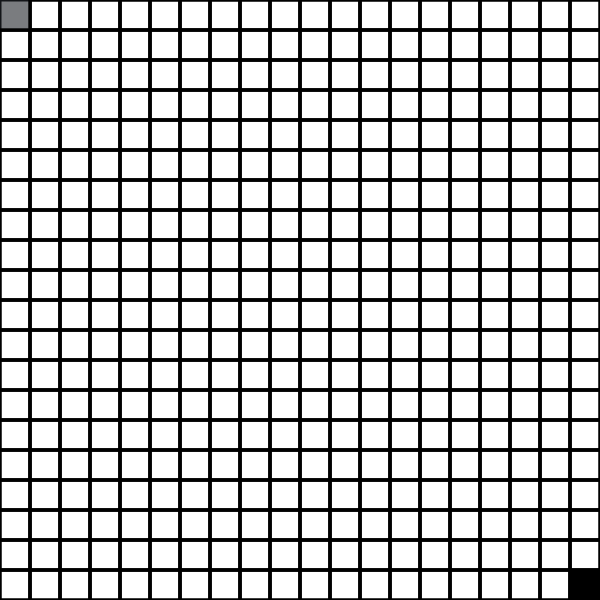
Frame 1 (no input)
Frame 60 (no input): identical to frame 1, image omitted
Frame 120 (the mouse pressed at the canvas centre since frame 60): identical to frame 1, image omitted

The p5.js sketch that drew this single still picture (run headless with seeded random() and noise() and a simulated clock; from frame 60 on, the mouse is pressed at the canvas centre):

// p5.js sketch
// ── sketch.js
let maze;
let graph;
let start;
let goal;
let run = false;
let initRun = false;

function setup() {
	createCanvas(600, 600);
	maze = new Maze(30);
	maze.initMaze(maze.cells[0]);
	graph = new Graph(maze.scl, maze);
	start = graph.cells[0];
	goal = graph.cells[(graph.rows) * (graph.cols) - 1];
	graph.initAPath(start, goal);
	// put setup code here
}

function draw() {
	// put drawing code here
	//frameRate(5);
	background(255);
	if(initRun){
	maze.genMaze();
	
	maze.neighbor = maze.stack[maze.stack.length - 1];
	if(maze.neighbor != undefined)	
	maze.neighbor.showSp();
	}

	graph.show();

	

	if(run){
	graph.aPath(start, goal);
	//console.log(graph.cells);
	}

	start.showSp(122, 122, 122, 0);
	goal.showSp(0, 0, 0, 0);

	maze.show();
}

function keyPressed(){
	if(key == 's'){
		start = graph.setCell(mouseX, mouseY);
	}else if(key == 'g'){
		goal = graph.setCell(mouseX, mouseY);
	}else if(key == 'r'){
		run = true;
		graph.reset();
		graph.initAPath(start, goal);
	}else if(key == ' '){
		initRun = true;
	}
}

// ── cell.js
class Cell{
	constructor(i, j, scl){
		this.i = i;
		this.j = j;
		this.scl = scl;

		this.top = true;
		this.left = true;
		this.bottom = true;
		this.right = true;

		this.visited = false;
		this.current = false;

		this.neighbor = null;

		// for pathfinding
		this.parent = undefined;
		this.f = 0;
		this.g = 0;
		this.h = 0;
	}

	show(){
		let x = this.i * this.scl;
		let y = this.j * this.scl;
		let scl = this.scl;
		stroke(0);
		strokeWeight(3);
		if(this.top)
			line(x, y, x+scl, y);
		if(this.left)
			line(x, y, x, y+scl);
		if(this.bottom)
			line(x, y+scl, x+scl, y+scl);
		if(this.right)
			line(x+scl, y, x+scl, y+scl);
		if(this.visited){
			noStroke();
			fill(119, 136, 153, 40);
			rect(x, y, scl, scl);
		}
	}

	showSp(r=124, g=0, b=0, a=100){
		let x = this.i * this.scl;
		let y = this.j * this.scl;
		let scl = this.scl;

		noStroke();
		if(a > 0)
		fill(r, g, b, a);
		else fill(r, g, b);
		rect(x, y, scl, scl);
	}

	removeWall(next){
		if(this.j - next.j === 1){
			this.top = false;
			next.bottom = false;
		}else if(this.i - next.i === -1){
			this.right = false;
			next.left = false;
		}else if(this.j - next.j === -1){
			this.bottom = false;
			next.top = false;
		}else if(this.i - next.i === 1){
			this.left = false;
			next.right = false;
		}
	}

}
// ── graph.js
class Graph{
	constructor(scl, maze){
		this.cells = maze.cells;
		this.scl = scl;

		this.cols = width/scl;
		this.rows = height/scl;

		this.openList = [];
		this.closedList = [];

		this.found = false;

		this.previous = undefined;

		this.drawSet = false;
	}

	calIndex(i, j){
		if(i < 0 || i > this.cols - 1 || j < 0 || j > this.rows - 1){
			return -1;
		}else return i + j * this.cols;
	}

	show(r=255, g=255, b=255){

		for(let j = 0; j < height/this.scl; j++){
			for(let i = 0; i < width/this.scl; i++){
			this.cells[this.calIndex(i, j)].show();
			}
		}
	}
	listShow(list ,r, g, b){
		for(let i = 0; i < list.length; i++){
			let me = list[i];
			me.showSp(r, g, b);
		}
	}

	initAPath(start, goal){
		this.openList = [];
		this.openList.push(start);
	}

	aPath(start, goal){ // start and goal is cell type
		
		// haven't understand openList and closedList clearly

		let openList = this.openList;
		let closedList = this.closedList;

		if(openList.length > 0 && !this.found){
			let winner = openList[0]
			for(let i = 1; i < openList.length; i++){
				if(openList[i].f < winner.f){
					winner = openList[i];
				}
			}
			this.arrayRemove(openList, winner);
			let successors = [];
			this.genSuccess(successors, winner);

			for(let i = 0; i < successors.length; i++){
				let suc = successors[i];
				if(suc === goal){
					goal.parent = winner;
					console.log("FOUND!");
					this.found = true;
					break;
				}
				let g, h, f;
				g = winner.g + this.calDist(suc, winner);
				h = this.calDist(suc, goal);
				f = g + h;

				if(openList.includes(suc) && suc.f < f){ // if previous f is less than new f skipped
					continue; // skipped
				}
				if(closedList.includes(suc) && suc.f < f){ 
					continue; // skipped
				}else {
					suc.g = g;
					suc.h = h;
					suc.f = f;
					suc.parent = winner; // set each parent to its previously node
					openList.push(suc);
				}
			}

			closedList.push(winner);
			this.listShow(openList, 127, 200, 169, 0);
			this.listShow(closedList, 255, 0, 0);

		}
		

		if(this.found){
			this.drawPath(goal);
		}
	}

	drawPath(goal){
		let path = [];
		let previous = goal;

		while(previous.parent != undefined){
			path.push(previous);
			previous = previous.parent;
		}
		path.push(previous);

		for(let i = 0; i < path.length; i++){
			let n = path[i];
			n.showSp(100, 201, 207, 0);
		}
	}

	reset(){
		this.openList = [];
		this.closedList = [];
		this.found = false;

		for(let j = 0; j < this.rows; j++){
			for(let i = 0; i < this.cols; i++){
				this.cells[this.calIndex(i, j)].parent = undefined;
			}
		}
	}



	calDist(elt1, elt2){
		let x, y;

		x = sq(elt1.i - elt2.i);
		y = sq(elt1.j - elt2.j);
		return sqrt(x + y);
	}

	arrayRemove(arr, target){  // remove target from array
		for(let i = 0; i < arr.length; i++){
			if(arr[i] === target){
				arr.splice(i, 1);
			}
		}
	}

	genSuccess(arr, me){ // generate mostly 8 successors of me
		let i = me.i;
		let j = me.j;
		let cols = this.cols;
		let rows = this.rows;
		let cells = this.cells;

		// if(i > 0 && j > 0){
		// 	arr.push(cells[j-1][i-1]) // upper-left corner
		// }
		// if(i > 0 && j < rows - 1)
		// 	arr.push(cells[j+1][i-1]) // down-left corner
		// if(i < cols - 1 && j > 0)
		// 	arr.push(cells[j-1][i+1]) // upper-right corner 
		// if(i < cols - 1 && j < rows - 1)
		// 	arr.push(cells[j+1][i+1]) // down-right corner 
		if(i > 0 && !me.left)
			arr.push(cells[this.calIndex(i-1, j)])   // left
		if(i < cols - 1 && !me.right)
			arr.push(cells[this.calIndex(i+1, j)])   // right
		if(j < rows - 1 && !me.bottom)
			arr.push(cells[this.calIndex(i, j+1)])   //down
		if(j > 0 && !me.top)
			arr.push(cells[this.calIndex(i, j-1)])   // top

		// for(let i = arr.length - 1; i >= 0; i--){
		// 	let cell = arr[i];
		// 	for(let j = 0; j < this.obstacle.length; j++){
		// 		if(cell == this.obstacle[j]){
		// 			arr.splice(i, 1); // only splice 1 time per i
		// 			break; // if splice break immediately
		// 		}
		// 	}
		// }
	}

	setCell(mouseX, mouseY){
		let i = floor(constrain(mouseX/this.scl, 0, this.cols - 1));
		let j = floor(constrain(mouseY/this.scl, 0, this.rows - 1));

		return this.cells[this.calIndex(i, j)];
	}
}
// ── maze.js
class Maze{
	constructor(scl){
		this.cells = [];
		this.scl = scl;
		this.cols = floor(width/scl);
		this.rows = floor(height/scl);

		this.stack = [];
		this.complete = false;

		this.neighbor = undefined;

		this.initCell();
	}

	initCell(){
		for(let j = 0; j < this.rows; j++){
			for(let i = 0; i < this.cols; i++){
				let index = i + j * this.cols;
				this.cells[index] = new Cell(i, j, this.scl);
			}
		}
	}

	show(){
		for(let i = 0; i < this.cells.length; i++){
			this.cells[i].show();
		}
	}

	initMaze(start){
		// STEP 1 : initial cell and push it to the stack
		start.visited = true;
		this.stack.push(start);
	}

	genMaze(){
		//console.log("running");
		if(this.stack.length > 0){
			let current = this.stack.pop();

			if(this.haveNeighbors(current)){
				this.stack.push(current);

				// current.neighbor will should neighbor randomly
				this.neighbor = current.neighbor;
				//console.log(neighbor);
				current.removeWall(this.neighbor);
				this.neighbor.visited = true;
				this.stack.push(this.neighbor);

				// implement list :
				// removeWall() : done
				// haveNeighbors() return boolean : done


			}
		}
	}

	calIndex(i, j){
		if(i < 0 || i > this.cols - 1 || j < 0 || j > this.rows - 1){
			return -1;
		}else return i + j * this.cols;
	}

	haveNeighbors(current){
		//console.log(current);
		let i = current.i;
		let j = current.j;
		//console.log(i, j);
		let temp = []; // top left bottom right
		let pool = [];
		temp[0]= this.cells[this.calIndex(i, j-1)];
		temp[1] = this.cells[this.calIndex(i-1, j)];
		temp[2] = this.cells[this.calIndex(i, j+1)];
		temp[3] = this.cells[this.calIndex(i+1, j)]; 
		//console.log(temp);

		for(i = 0; i < temp.length; i++){
			//console.log("running");
			if(temp[i]){
				//console.log("passed");
				if(!temp[i].visited){
					pool.push(temp[i]);
				}
			}
		}
		//console.log(pool);

		if(pool.length > 0){
			current.neighbor = pool[floor(random(pool.length))];
			return true;
		}else return false;
	}


}
